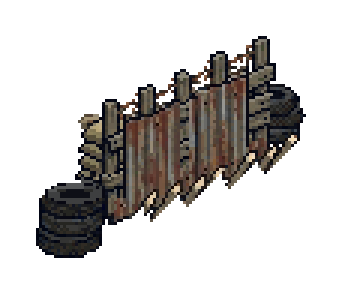
#> input picture Assets/Barricade/_source/v2/barricade_reinforced_art.png, 119 x 98 px, given in place of tier_reinforced.png, which was not available (shown 3 times larger)
$ python reinf2.py
#> lines starting #> are read from the running program, lines starting #| are printed output that depends on the picture; after the words box and inside, x2 and y2 are one past the last pixel; in counts of white or black regions, pixels touching at a corner belong together
### Assets/Barricade/_source/v2/scripts/ext.py
import sys; sys.path.insert(0,'.')
import numpy as np
from PIL import Image
from scipy import ndimage
import prep
# [8 lines left out: function extract, not called in this run]
def baseline_mid(im,lo=0.25,hi=0.85):
    a=np.array(im)[...,3]>20; w=a.shape[1]; xs=[];ys=[]
    for x in range(int(w*lo),int(w*hi)):
        col=np.nonzero(a[:,x])[0]
        if len(col): xs.append(x); ys.append(col.max())
    b,a0=np.polyfit(xs,ys,1); return a0,b
# [7 lines that do not run on import are left out]

### Assets/Barricade/_source/v2/scripts/clean.py
import sys; sys.path.insert(0,'.')
import numpy as np
from PIL import Image
from scipy import ndimage
def clean(im, erase=()):
    a=np.array(im.convert('RGBA')).astype(int)
    for (x0,y0,x1,y1) in erase: a[y0:y1,x0:x1]=0
    op=a[...,3]>20
    mx=a[...,:3].max(-1); mn=a[...,:3].min(-1)
    white=op&(mn>=170)&((mx-mn)<40)                      # white / pale grey specks (wire glints, leftovers of the white background)
    a[white,:3]=(124,88,62)                              # dull rust instead
    # pale grey fringe pixels on the silhouette edge (background leftovers): drop them
    edge=op&~ndimage.binary_erosion(op)
    grey=edge&(mn>=120)&((mx-mn)<22)
    a[grey]=0
    op=a[...,3]>20; lab,n=ndimage.label(op)
    for i,s in enumerate(ndimage.sum(op,lab,range(1,n+1)),1):
        if s<14: a[lab==i]=0
    a[a[...,3]<=20]=0; a[a[...,3]>20,3]=255
    return Image.fromarray(a.astype('uint8'),'RGBA'), int(white.sum()), int(grey.sum())
# [4 lines that do not run on import are left out]

### Assets/Barricade/_source/v2/scripts/reinf2.py
"""Reinforced tier fixes (Jeremy 2026-11-22): no lantern; the metal sheets must not blend into the end posts."""
import sys; sys.path.insert(0,'.')
import numpy as np
from PIL import Image
import ext, clean
PAD=12; OUT=(8,8,18,255)
r=np.array(Image.open('tier_reinforced.png').convert('RGBA')); s=np.array(Image.open('tier_solid.png').convert('RGBA'))
#> further down, r is the input picture: shape (98, 119, 4); mean R, G, B, A 19.7, 17.4, 15.7, 69.4
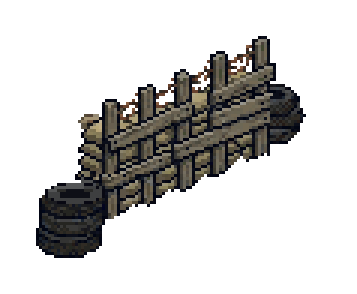
#> input picture Assets/Barricade/_source/v2/barricade_solid_art.png, 119 x 98 px, given in place of tier_solid.png, which was not available (shown 3 times larger)
#> further down, s is the input picture: shape (98, 119, 4); mean R, G, B, A 16.3, 15.4, 14, 63.9
A0,B=ext.baseline_mid(Image.open('solid_v6.png'),0.45,0.8)
#> in baseline_mid, `a = np.array(im)[..., 3] > 20`:
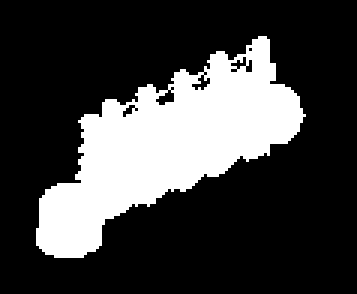
#> a: shape (98, 119) bool (shown 3 times larger); 25% white; 1 white region, box (x1, y1, x2, y2) and area: (12, 12, 102, 86) 2921
#> after the loop in baseline_mid, `for x in range(int(w*lo),int(w*hi)):`: xs = 42 values from 53 to 94; ys = 42 values, max 65 at index 0, min 47 at index 37, mean 56
#> in baseline_mid, `b, a0 = np.polyfit(xs, ys, 1)`: b = -0.44; a0 = 88.36
#> A0 = 88.36; B = -0.44
def yb(xc): return A0+B*(xc-PAD)+PAD            # base line in canvas coordinates
# 1. lantern off: the middle post's top and the wire come back from the solid tier
r[4:27,52:69]=s[4:27,52:69]
# 2. end posts come back from the solid tier (above the stakes), and each sheet gets a dark edge beside them
def rusty(p): return p[3]>20 and (int(p[0])-int(p[2])>18 or (abs(int(p[0])-int(p[2]))<14 and 70<p[0]<150))
for (c0,c1,edge,step) in ((33,40,41,1),(83,90,82,-1)):
    for x in range(c0,c1+1):
        y1=int(yb(x))-4
        r[:y1,x]=s[:y1,x]
    ys=[y for y in range(r.shape[0]) if r[y,edge+step,3]>20 and y<int(yb(edge))-3 and y>int(yb(edge))-33]
    for y in ys: r[y,edge]=OUT
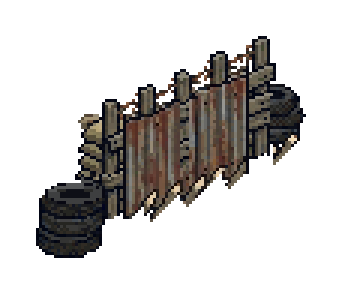
#> r: shape (98, 119, 4) (shown 3 times larger); 0.99% of pixels changed, all inside (x1, y1, x2, y2) = (36, 46, 91, 75); transparent parts drawn white
im,_,_=clean.clean(Image.fromarray(r,'RGBA')); im.save('final_reinforced.png')
#> in clean, `op=a[...,3]>20`: op: shape (98, 119) bool; 26.8% white; 1 white region, box (x1, y1, x2, y2) and area: (12, 12, 102, 86) 3131
#> in clean, `mn = a[..., :3].min(-1)`:
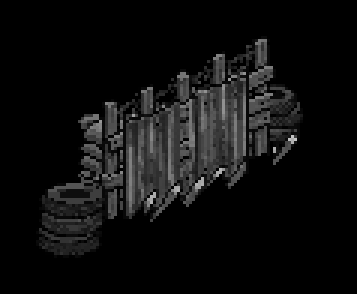
#> mn: shape (98, 119) int64 (shown 3 times larger); min 0, max 195, mean 14.5
#> in clean, `white=op&(mn>=170)&((mx-mn)<40)`: white: shape (98, 119) bool; every value is 0
#> in clean, `edge=op&~ndimage.binary_erosion(op)`:
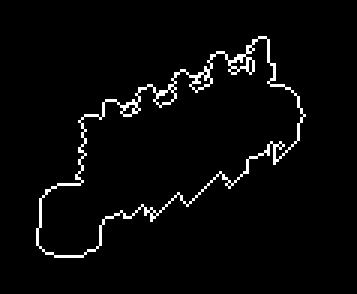
#> edge: shape (98, 119) bool (shown 3 times larger); 3.2% white in thin lines or dots, all inside (x1, y1, x2, y2) = (12, 12, 102, 86)
#> in clean, `lab, n = ndimage.label(op)`: n = 1
#> the loop in clean, `for i,s in enumerate(ndimage.sum(op,lab,range(1,n+1)),1):` made 1 pass
#> (i, s) on pass 1: (1, 3131)
bg=Image.new('RGBA',im.size,(40,44,70,255)); bg.alpha_composite(im); bg.resize((im.size[0]*8,im.size[1]*8),Image.NEAREST).save('reinf2_8x.png')
#> after `bg = Image.new('RGBA', im.size, (40, 44, 70, 255))`:
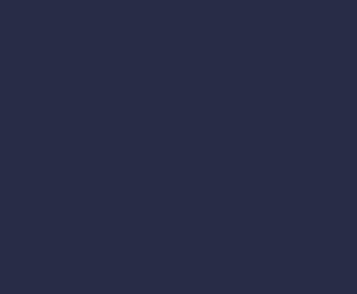
#> bg: PIL image 119x98 RGBA (shown 3 times larger); mean R, G, B, A 40, 44, 70, 255
#> after `bg = Image.new('RGBA', im.size, (40, 44, 70, 255))`:
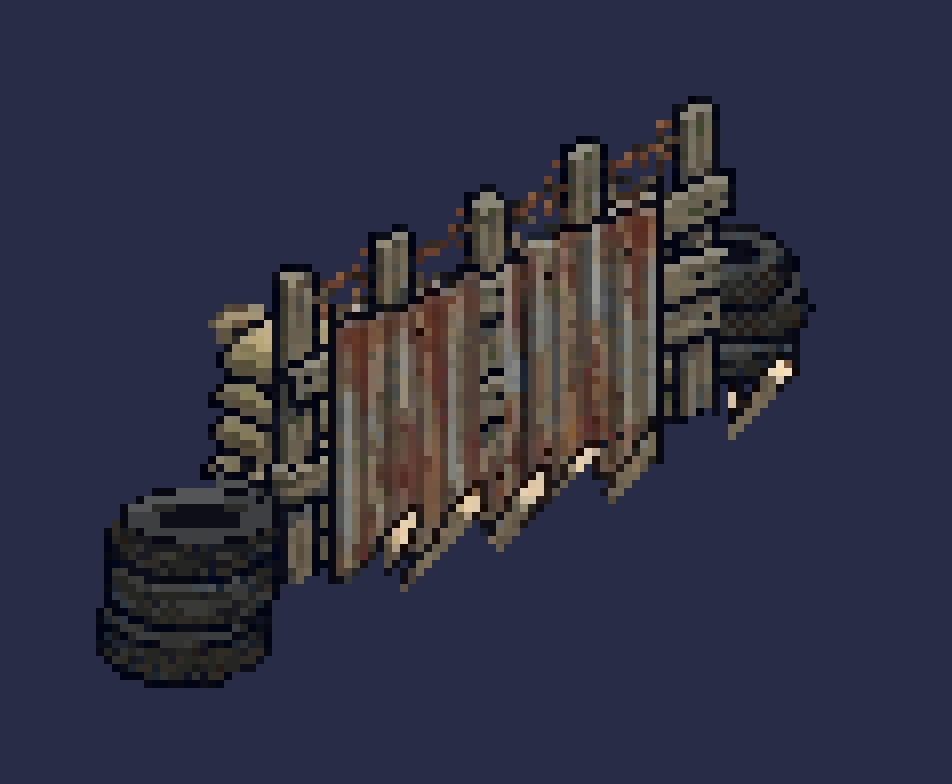
#> saved as reinf2_8x.png: PIL image 952x784 RGBA; mean R, G, B, A 48.4, 49.1, 66.6, 255
